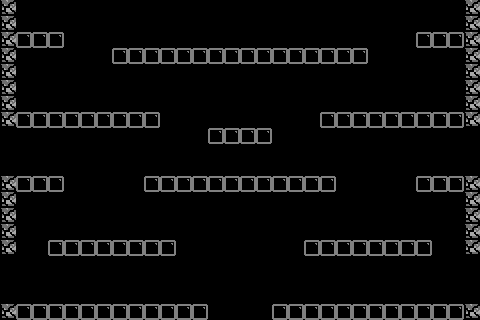

A 2D game scene composited from a Tiled map and its tileset images. What follows is a short description and the map's XML, with each tile layer's data collapsed to a summary:
An orthogonal 30x20 tile map with 16x16 px tiles, 2 tile layers (solidbricks, bricks), 4 tilesets and 16 objects (6x PowerUpSpawnPoint, 5x randomBossEnemySpawnPoint, SpawnPoint, ExitDoor, hidgonSpawnPoint, ...).

<map version="1.0" orientation="orthogonal" width="30" height="20" tilewidth="16" tileheight="16">
 <tileset firstgid="1" name="TileSetTemplate" tilewidth="16" tileheight="16">
  <image source="TileSetTemplate.png" width="64" height="64" />
 </tileset>
 <tileset firstgid="17" name="TileSetTemplateSolid" tilewidth="16" tileheight="16">
  <image source="TileSetTemplateSolid.png" width="64" height="64" />
 </tileset>
 <tileset firstgid="33" name="Tile F (1)" tilewidth="16" tileheight="16">
  <image source="Tile F (1).png" width="16" height="16" />
 </tileset>
 <tileset firstgid="34" name="Tile 12 Gray" tilewidth="16" tileheight="16">
  <image source="Tile 12 Gray.png" width="16" height="16" />
 </tileset>
 <layer name="solidbricks" width="30" height="20">
  <data>[600 cells, 28 non-empty, 1 distinct tile ids]</data>
 </layer>
 <layer name="bricks" width="30" height="20">
  <data>[600 cells, 102 non-empty, 1 distinct tile ids]</data>
 </layer>
 <objectgroup name="Objects" width="30" height="20">
  <object name="SpawnPoint" x="57" y="287">
   <properties>
    <property name="SpawnPoint" value="1" />
   </properties>
  </object>
  <object name="randomBossEnemySpawnPoint" x="241" y="37">
   <properties>
    <property name="gunnerSpawnsHere" value="1" />
    <property name="randomBossEnemySpawnPoint" value="1" />
   </properties>
  </object>
  <object name="PowerUpSpawnPoint" x="145" y="216">
   <properties>
    <property name="PowerUpSpawnPoint" value="1" />
   </properties>
  </object>
  <object name="PowerUpSpawnPoint" x="337" y="218">
   <properties>
    <property name="PowerUpSpawnPoint" value="2" />
   </properties>
  </object>
  <object name="PowerUpSpawnPoint" x="241" y="79">
   <properties>
    <property name="PowerUpSpawnPoint" value="5" />
   </properties>
  </object>
  <object name="PowerUpSpawnPoint" x="131" y="25">
   <properties>
    <property name="PowerUpSpawnPoint" value="0" />
   </properties>
  </object>
  <object name="PowerUpSpawnPoint" x="354" y="24">
   <properties>
    <property name="PowerUpSpawnPoint" value="3" />
   </properties>
  </object>
  <object name="PowerUpSpawnPoint" x="241" y="264">
   <properties>
    <property name="PowerUpSpawnPoint" value="4" />
   </properties>
  </object>
  <object name="ExitDoor" x="242" y="18">
   <properties>
    <property name="ExitDoor" value="1" />
   </properties>
  </object>
  <object name="hidgonSpawnPoint" x="242" y="99">
   <properties>
    <property name="hidgonSpawnPoint" value="1" />
    <property name="isBoss" value="YES" />
   </properties>
  </object>
  <object name="randomBossEnemySpawnPoint" x="33" y="158">
   <properties>
    <property name="gunnerSpawnsHere" value="1" />
    <property name="randomBossEnemySpawnPoint" value="5" />
   </properties>
  </object>
  <object name="BoxingGlovePowerUp" x="419" y="66">
   <properties>
    <property name="BoxingGlovePowerUp" value="1" />
   </properties>
  </object>
  <object name="randomBossEnemySpawnPoint" x="450" y="98">
   <properties>
    <property name="diagonalFlyerSpawnsHere" value="1" />
    <property name="gunnerSpawnsHere" value="1" />
    <property name="randomBossEnemySpawnPoint" value="3" />
   </properties>
  </object>
  <object name="randomBossEnemySpawnPoint" x="33" y="97">
   <properties>
    <property name="diagonalFlyerSpawnsHere" value="1" />
    <property name="gunnerSpawnsHere" value="1" />
    <property name="randomBossEnemySpawnPoint" value="2" />
   </properties>
  </object>
  <object x="721" y="76" />
  <object name="randomBossEnemySpawnPoint" x="449" y="159">
   <properties>
    <property name="gunnerSpawnsHere" value="1" />
    <property name="randomBossEnemySpawnPoint" value="4" />
   </properties>
  </object>
 </objectgroup>
</map>
